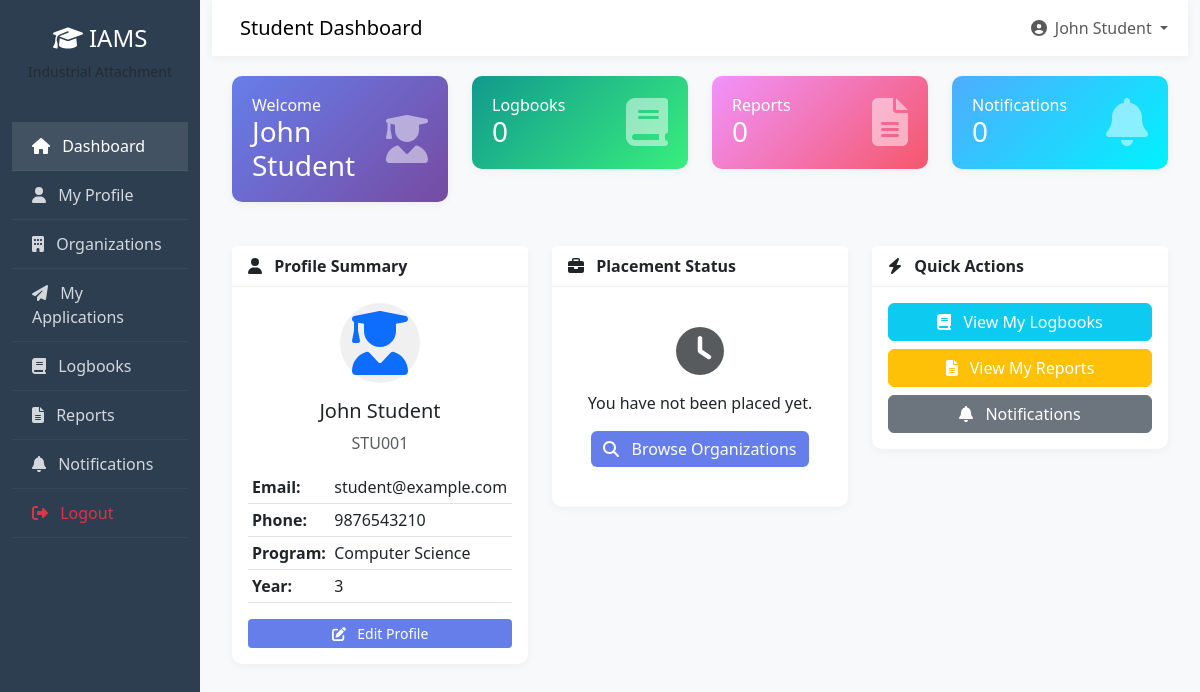
The page /public/index.php?url=student/dashboard (signed in) on the database its author committed.
### tables this page shows
CREATE TABLE students (
    id INT AUTO_INCREMENT PRIMARY KEY,
    student_number VARCHAR(50) UNIQUE NOT NULL,
    full_name VARCHAR(100) NOT NULL,
    email VARCHAR(100) UNIQUE NOT NULL,
    password VARCHAR(255) NOT NULL,
    phone VARCHAR(20),
    program VARCHAR(100),
    year INT,
    semester VARCHAR(20),
    organization_id INT,
    supervisor_id INT,
    status ENUM('pending', 'approved', 'rejected', 'active', 'completed') DEFAULT 'pending',
    created_at TIMESTAMP DEFAULT CURRENT_TIMESTAMP,
    updated_at TIMESTAMP DEFAULT CURRENT_TIMESTAMP ON UPDATE CURRENT_TIMESTAMP,
    INDEX idx_email (email),
    INDEX idx_student_number (student_number),
    INDEX idx_organization (organization_id),
    INDEX idx_supervisor (supervisor_id)
);

### app/views/student/dashboard.php (the view, shortened to what the rows shown need)
<?php
require_once 'layouts/header.php';
?>
<div class="row mb-4">
    <div class="col-md-3">
        <div class="card stat-card blue">
            <div class="d-flex justify-content-between align-items-center">
                <div>
                    <h6 class="mb-0">Welcome</h6>
                    <h3 class="mb-0"><?php echo htmlspecialchars($student['full_name'] ?? 'Student'); ?></h3>
                </div>
                <i class="fas fa-user-graduate fa-3x opacity-50"></i>
            </div>
        </div>
    </div>
    <div class="col-md-3">
        <div class="card stat-card green">
            <div class="d-flex justify-content-between align-items-center">
                <div>
                    <h6 class="mb-0">Logbooks</h6>
                    <h3 class="mb-0"><?php echo $logbookStats['total'] ?? 0; ?></h3>
                </div>
                <i class="fas fa-book fa-3x opacity-50"></i>
            </div>
        </div>
    </div>
    <div class="col-md-3">
        <div class="card stat-card orange">
            <div class="d-flex justify-content-between align-items-center">
                <div>
                    <h6 class="mb-0">Reports</h6>
                    <h3 class="mb-0"><?php echo !empty($latestReport) ? '1' : '0'; ?></h3>
                </div>
                <i class="fas fa-file-alt fa-3x opacity-50"></i>
            </div>
        </div>
    </div>
    <div class="col-md-3">
        <div class="card stat-card purple">
            <div class="d-flex justify-content-between align-items-center">
                <div>
                    <h6 class="mb-0">Notifications</h6>
                    <h3 class="mb-0"><?php echo count($notifications); ?></h3>
                </div>
                <i class="fas fa-bell fa-3x opacity-50"></i>
            </div>
        </div>
    </div>
</div>
<div class="row">
    <div class="col-md-4">
        <div class="card">
            <div class="card-header">
                <i class="fas fa-user me-2"></i> Profile Summary
            </div>
            <div class="card-body">
                <div class="text-center mb-3">
                    <div class="avatar-circle mx-auto mb-3">
                        <i class="fas fa-user-graduate fa-4x text-primary"></i>
                    </div>
                    <h5><?php echo htmlspecialchars($student['full_name'] ?? ''); ?></h5>
                    <p class="text-muted"><?php echo htmlspecialchars($student['student_number'] ?? ''); ?></p>
                </div>
                <table class="table table-sm">
                    <tr>
                        <td><strong>Email:</strong></td>
                        <td><?php echo htmlspecialchars($student['email'] ?? ''); ?></td>
                    </tr>
                    <tr>
                        <td><strong>Phone:</strong></td>
                        <td><?php echo htmlspecialchars($student['phone'] ?? 'Not set'); ?></td>
                    </tr>
                    <tr>
                        <td><strong>Program:</strong></td>
                        <td><?php echo htmlspecialchars($student['program'] ?? 'Not set'); ?></td>
                    </tr>
                    <tr>
                        <td><strong>Year:</strong></td>
                        <td><?php echo htmlspecialchars($student['year'] ?? ''); ?></td>
                    </tr>
                </table>
                <a href="<?php echo BASE_URL; ?>student/profile" class="btn btn-primary btn-sm w-100">
                    <i class="fas fa-edit me-2"></i> Edit Profile
                </a>
            </div>
        </div>
    </div>
    <div class="col-md-4">
        <div class="card">
            <div class="card-header">
                <i class="fas fa-briefcase me-2"></i> Placement Status
            </div>
            <div class="card-body">
                <?php if ($placement): ?>
                    <div class="text-center mb-3">
                        <?php
                        $statusClass = [
                            'pending' => 'warning',
                            'approved' => 'info',
                            'active' => 'success',
                            'completed' => 'primary'
                        ];
                        $status = $placement['status'] ?? 'pending';
                        ?>
                        <span class="badge bg-<?php echo $statusClass[$status] ?? 'secondary'; ?> p-2">
                            <?php echo strtoupper($status); ?>
                        </span>
                    </div>
                    <table class="table table-sm">
                        <tr>
                            <td><strong>Organization:</strong></td>
                            <td><?php echo htmlspecialchars($placement['organization_name'] ?? 'Not assigned'); ?></td>
                        </tr>
                        <tr>
                            <td><strong>Address:</strong></td>
                            <td><?php echo htmlspecialchars($placement['org_address'] ?? ''); ?></td>
                        </tr>
                        <tr>
                            <td><strong>Supervisor:</strong></td>
                            <td><?php echo htmlspecialchars($placement['supervisor_name'] ?? 'Not assigned'); ?></td>
                        </tr>
                        <tr>
                            <td><strong>Start Date:</strong></td>
                            <td><?php echo !empty($placement['start_date']) ? date('M d, Y', strtotime($placement['start_date'])) : 'Not set'; ?></td>
                        </tr>
                    </table>
                <?php else: ?>
                    <div class="text-center py-4">
                        <i class="fas fa-clock fa-3x text-muted mb-3"></i>
                        <p>You have not been placed yet.</p>
                        <a href="<?php echo BASE_URL; ?>student/organizations" class="btn btn-primary">
                            <i class="fas fa-search me-2"></i> Browse Organizations
                        </a>
                    </div>
                <?php endif; ?>
            </div>
        </div>
    </div>
    <div class="col-md-4">
        <div class="card">
            <div class="card-header">
                <i class="fas fa-bolt me-2"></i> Quick Actions
            </div>
            <div class="card-body">
                <div class="d-grid gap-2">
                    <a href="<?php echo BASE_URL; ?>student/logbooks" class="btn btn-info text-white">
                        <i class="fas fa-book me-2"></i> View My Logbooks
                    </a>
                    <a href="<?php echo BASE_URL; ?>student/reports" class="btn btn-warning text-white">
                        <i class="fas fa-file-alt me-2"></i> View My Reports
                    </a>
                    <a href="<?php echo BASE_URL; ?>student/notifications" class="btn btn-secondary">
                        <i class="fas fa-bell me-2"></i> Notifications
                    </a>
                </div>
            </div>
        </div>
    </div>
</div>
<?php require_once 'layouts/footer.php'; ?>

### rows shown on the page
students: full_name "John Student", student_number "STU001", email "student@example.com", phone "9876543210", program "Computer Science", year "3"

### other values the page prints
$pageTitle "Student Dashboard"
$_SESSION['name'] "John Student"
$logbookStats['total'] "0"
count($notifications) "0"
